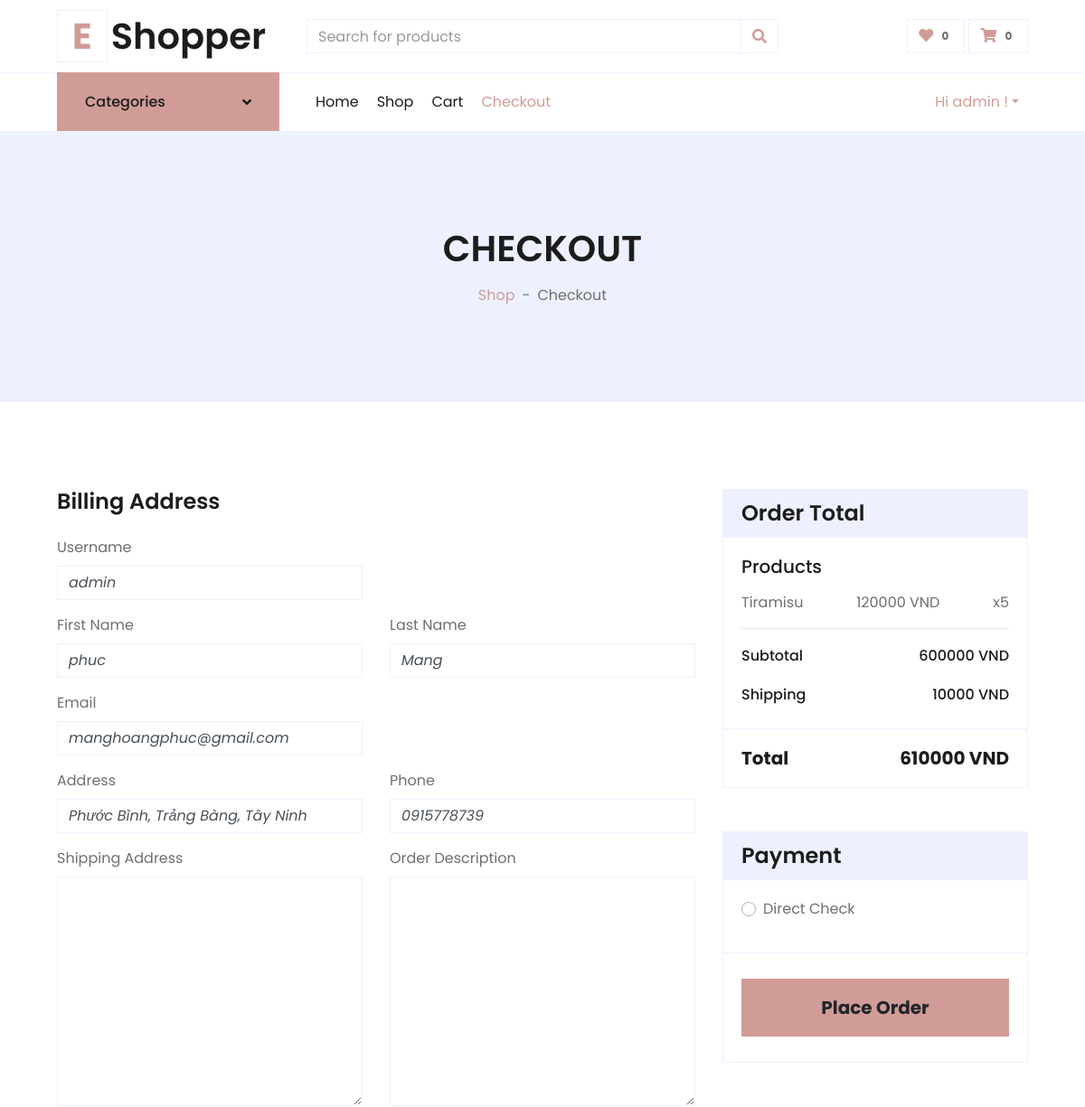
Page /checkout/ (signed in, upper part) on the earlier database version.
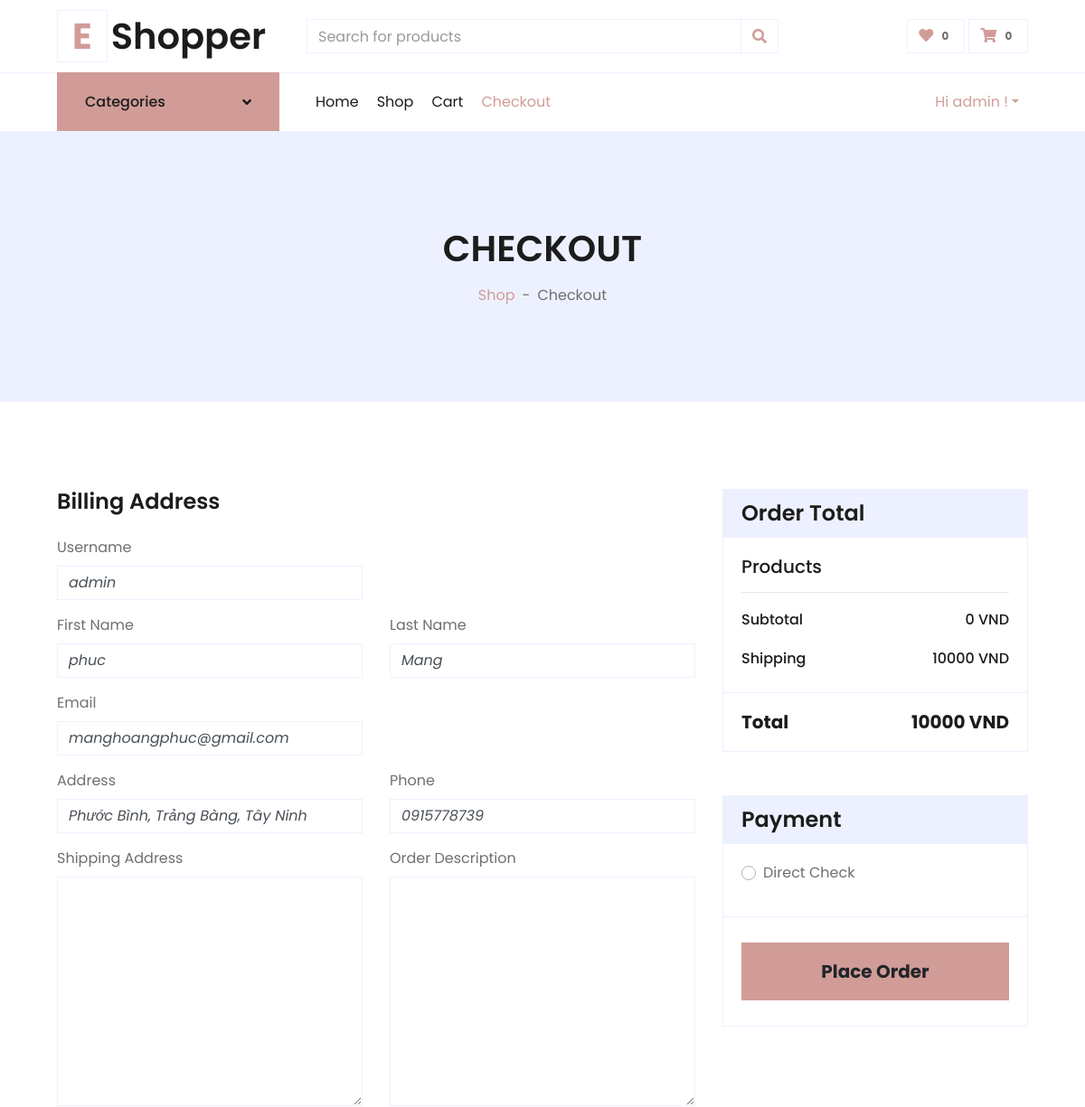
Same page on the later database version.
### cart/models.py (models this page shows, shortened)
class CartItem(models.Model):
    cart = models.ForeignKey(Cart, on_delete=models.CASCADE)
    item = models.ForeignKey(Product, on_delete=models.CASCADE)
    quantity = models.IntegerField(default=1, validators=[MinValueValidator(0)])
    created_at = models.DateTimeField(auto_now_add=True)
    updated_at = models.DateTimeField(auto_now=True)

### product/models.py (models this page shows)
class Product(models.Model):
    title = models.CharField(max_length=255, default='')
    description = models.TextField(default='')
    product_detail = models.TextField(default='')
    category = models.ForeignKey(Category, on_delete=models.CASCADE)
    price = models.IntegerField(default=0, validators=[MinValueValidator(0)])
    sale_price = models.IntegerField(default=0, validators=[MinValueValidator(0)])
    image = models.ImageField(upload_to='images/', blank=True)
    inventory = models.IntegerField(default=0, validators=[MinValueValidator(0)])
    def __str__(self):
        return self.title

### order/views.py (the view)
# urls.py: path('', views.Checkout.as_view(), name='checkout'),
class Checkout(View):
    @method_decorator(login_required)
    def get(self, request):
        role = request.role
        user = request.user
        categories = Category.objects.all()
        customer = Customer.objects.get(username=user)
        carts = Cart.objects.filter(customer=user)
        if carts:
            cart = Cart.objects.get(customer=user)
            form = forms.FormCheckout()
            cart_item = CartItem.objects.filter(cart=cart)
            amount = 0
            for i in cart_item:
                value = i.quantity * i.item.sale_price
                amount = amount + value
            total_amount = amount + 10000
            return render(request, 'order/checkout.html', locals())
        else:
            Cart(customer=user).save()
            form = forms.FormCheckout()
            return render(request, 'order/checkout.html', locals())

### order/forms.py
class FormCheckout(forms.Form):
    shipping_address = forms.CharField(max_length=255, label="shipping_address", widget=forms.Textarea(attrs={'class': 'form-control'}))
    order_description = forms.CharField(label="order_description", widget=forms.Textarea(attrs={'class': 'form-control'}))

### templates/order/checkout.html (shortened to what the changed rows need)
{% extends 'order/base.html' %}
{% load static %}
 {% block cssblock %}
    <link href="https://cdnjs.cloudflare.com/ajax/libs/font-awesome/5.10.0/css/all.min.css" rel="stylesheet">
    <link href="{% static 'homepage/lib/owlcarousel/assets/owl.carousel.min.css' %}" rel="stylesheet">
    <link href="{% static 'homepage/css/style.css' %}" rel="stylesheet">
{% endblock %}
{% block content %}
    <div class="container-fluid bg-secondary mb-5">
        <div class="d-flex flex-column align-items-center justify-content-center" style="min-height: 300px">
            <h1 class="font-weight-semi-bold text-uppercase mb-3">Checkout</h1>
        </div>
    </div>
<form action="{% url 'add-order' %}" method="post">
    <div class="container-fluid pt-5">
        <div class="row px-xl-5">
            <div class="col-lg-4">
                <div class="card border-secondary mb-5">
                    <div class="card-body">
                        {% for cart_item in cart_item%}
                        <div class="d-flex justify-content-between">
                            <p>{{cart_item.item}}</p>
                            <p>{{cart_item.item.sale_price}} VND</p>
                            <p>x{{cart_item.quantity}}</p>
                        </div>
                        {% endfor %}
                        <div class="d-flex justify-content-between mb-3 pt-1">
                            <h6 class="font-weight-medium">Subtotal</h6>
                            <h6 class="font-weight-medium">{{amount}} VND</h6>
                        </div>
                    </div>
                    <div class="card-footer border-secondary bg-transparent">
                        <div class="d-flex justify-content-between mt-2">
                            <h5 class="font-weight-bold">Total</h5>
                            <h5 class="font-weight-bold">{{total_amount}} VND</h5>
                        </div>
                    </div>
                </div>
            </div>
        </div>
    </div>
</form>
{% endblock %}

Differences in the rows shown:
removed CartItem: item "Tiramisu", item.sale_price "120000", quantity "5"
Other differences:
{{ amount }}: "600000" → "0"
{{ total_amount }}: "610000" → "10000"
